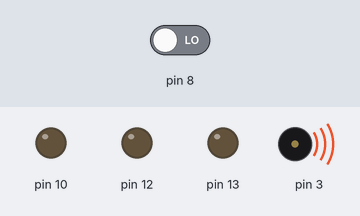
A sketch run on a simulated Arduino Uno, built with avr-gcc and run on an emulated ATmega328P. Shown: output pins drawn as LEDs (lit = HIGH), buzzer (waves = sounding). Inputs (shaded band) come from the test bench; at power-on: pin 8 LOW.

Above: at 8.3 s.
8.4 s: pin 8 driven HIGH
At 10.9 s:
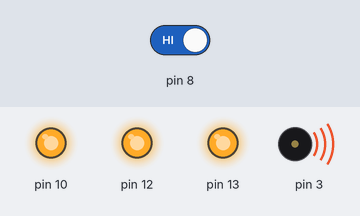
At 11.8 s:
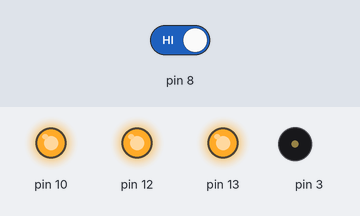
13.5 s: pin 8 driven LOW
At 16.8 s:
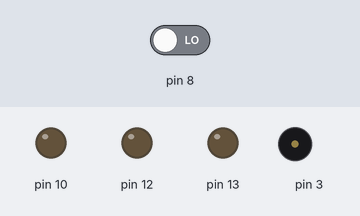
Timing chart, 0 to 24.5 s (numbered marks = the images above; inputs shaded):
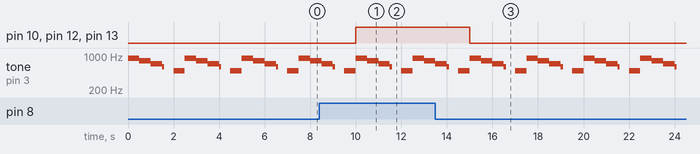

Measured:
- after the input at 8.4 s, pin 10, pin 12, pin 13: LOW → HIGH after 1.6 s
- after the input at 13.5 s, pin 10, pin 12, pin 13: HIGH → LOW after 1.5 s
- by itself, tone on pin 3: repeats every 2.5 s: 600 Hz 0.10 s, silent 0.40 s, 500 Hz 0.50 s, 900 Hz 0.50 s, 800 Hz 0.50 s, 700 Hz 0.50 s

The sketch:

202324T2_R301_L2_Piano_Aitor.ino
```cpp
void setup() {
	pinMode(13, OUTPUT);
	pinMode(8, INPUT);
	pinMode(10, OUTPUT);
	pinMode(12, OUTPUT);
}

void loop() {
	tone(3,900,500);
	delay(500);
	tone(3,800,500);
	delay(500);
	tone(3,700,500);
	delay(500);
	tone(3,600,100);
	delay(500);
	tone(3,500,500);
	delay(500);
	if (digitalRead(8)){
		digitalWrite(13, HIGH);
		digitalWrite(12, HIGH);
		digitalWrite(10, HIGH);
	}else {
		digitalWrite(13, LOW);
		digitalWrite(12, LOW);
		digitalWrite(10, LOW);
	}
}
```
